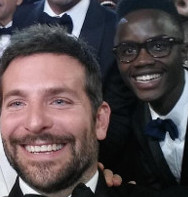
#> input picture colore/images/BC.jpeg, 188 x 197 px, found by its file name
$ jupyter execute --allow-errors SkinDetectionLAB.ipynb
#> lines starting #> are read from the running program, lines starting #| are printed output that depends on the picture; after the words box and inside, x2 and y2 are one past the last pixel; in counts of white or black regions, pixels touching at a corner belong together
# Skin detection

[cell 1]
import cv2 as cv2
import numpy as np
from matplotlib import pyplot as plt

# Prima foto

[cell 2]
img = cv2.imread('images/BC.jpeg')
#> img is the input picture: shape (197, 188, 3); mean B, G, R 78.5, 76, 86.5

RGB_img = cv2.cvtColor(img, cv2.COLOR_BGR2RGB)
plt.imshow(RGB_img);

[cell 3]
img = cv2.imread('images/BC.jpeg')

img1 = cv2.cvtColor(img, cv2.COLOR_BGR2GRAY)
img1 = cv2.medianBlur(img1,5)

plt.imshow(img1);

# sogliatura

[cell 4]
ret,th1 = cv2.threshold(img1,127,255,cv2.THRESH_BINARY)
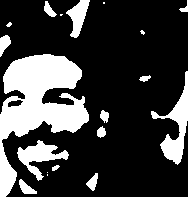
#> th1: shape (197, 188); 24% white; 19 white regions (6 under 20 px), largest, box (x1, y1, x2, y2) and area: (0, 54, 89, 197) 5680, (151, 71, 188, 165) 1109, (17, 140, 69, 181) 812

th2 = cv2.adaptiveThreshold(img1, 255,
                        cv2.ADAPTIVE_THRESH_MEAN_C, cv2.THRESH_BINARY, 21, 10)
#> th2: shape (197, 188); 67.7% white; 32 black regions (10 under 20 px), largest, box (x1, y1, x2, y2) and area: (1, 125, 91, 197) 2170, (120, 49, 188, 184) 1941, (0, 35, 95, 115) 1576
th3 = cv2.adaptiveThreshold(img1, 255,
                        cv2.ADAPTIVE_THRESH_GAUSSIAN_C, cv2.THRESH_BINARY, 21, 4)
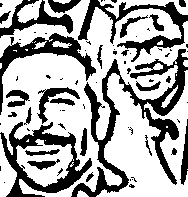
#> th3: shape (197, 188); 65.6% white; 73 black regions (47 under 20 px), largest, box (x1, y1, x2, y2) and area: (71, 49, 188, 197) 3886, (0, 122, 92, 197) 2171, (78, 0, 188, 62) 1654

titles = ['Original Image', 'Global Thresholding (v = 127)',
            'Adaptive Mean Thresholding', 'Adaptive Gaussian Thresholding']

images = [img1, th1, th2, th3]
for i in range(4):
    plt.subplot(2,2,i+1),plt.imshow(images[i],'gray')
    plt.title(titles[i])
    plt.xticks([]),plt.yticks([])
plt.show()

# HSV

[cell 5]
#RGB: (141, 85, 36)
#RGB: (255, 219, 172)

#HSV: (28, 74, 55)
#HSV: (33, 32, 100)

#YCrCb: (0, 133, 80)
#YCrCb: (80, 173, 120)

#converting to HSV
HSV_img = cv2.cvtColor(img, cv2.COLOR_BGR2HSV)
#> HSV_img: shape (197, 188, 3); mean H, S, V 77.3, 61.7, 92.5

# define the upper and lower boundaries of the HSV pixel
# intensities to be considered 'skin'
lower = np.array([0, 36, 40],np.uint8)
upper = np.array([61, 160, 255],np.uint8)

#create skin mask
skinMaskHSV = cv2.inRange(HSV_img, lower, upper)
#> skinMaskHSV: shape (197, 188); 25.6% white; 54 white regions (40 under 20 px), largest, box (x1, y1, x2, y2) and area: (1, 50, 122, 192) 7208, (0, 56, 24, 130) 883, (120, 48, 156, 75) 473

# blur the mask to help remove noise
skinMaskHSV = cv2.GaussianBlur(skinMaskHSV, (3, 3), 0)

#approximates the mask
kernel = cv2.getStructuringElement(cv2.MORPH_ELLIPSE, (11, 11))
skinMaskHSV = cv2.erode(skinMaskHSV, kernel, iterations =0)
skinMaskHSV = cv2.dilate(skinMaskHSV, kernel, iterations =2)
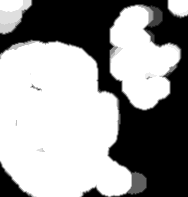
#> skinMaskHSV: shape (197, 188); min 0, max 255, mean 152.6

# apply the mask to the frame
HSV_skin = cv2.bitwise_not(img, mask = skinMaskHSV)
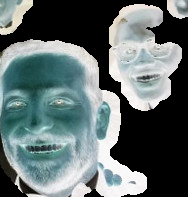
#> HSV_skin: shape (197, 188, 3); mean B, G, R 110.3, 110.2, 97.6
HSV_skin = cv2.bitwise_not(HSV_skin, mask = None)
HSV_skin = cv2.cvtColor(HSV_skin, cv2.COLOR_BGR2RGB)

# YCrCb

[cell 6]
#set the parameters to detect skin color
lower= np.array([11, 122, 129],np.uint8)
upper= np.array([161, 155, 155],np.uint8)

#get image
YCrCb_img = cv2.cvtColor(img,cv2.COLOR_BGR2YCR_CB)
#> YCrCb_img: shape (197, 188, 3); mean of channels 0, 1, 2 79.4, 133.1, 127.5

#create skin mask
skinMaskYCrCb = cv2.inRange(YCrCb_img , lower, upper)
#> skinMaskYCrCb: shape (197, 188); 29.7% white; 48 white regions (39 under 20 px), largest, box (x1, y1, x2, y2) and area: (0, 0, 188, 115) 7045, (106, 64, 188, 182) 2316, (137, 19, 176, 52) 563

# blur the mask to help remove noise
skinMaskYCrCb = cv2.GaussianBlur(skinMaskYCrCb, (3, 3), 0)

#approximates the mask
kernel = cv2.getStructuringElement(cv2.MORPH_ELLIPSE, (11, 11))

skinMaskYCrCb = cv2.dilate(skinMaskYCrCb, kernel, iterations = 2)
skinMaskYCrCb = cv2.erode(skinMaskYCrCb, kernel, iterations = 3)
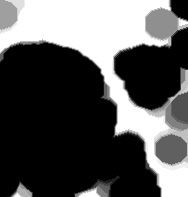
#> skinMaskYCrCb: shape (197, 188); min 0, max 255, mean 87.8

#applies the mask to the image
YCrCb_skin = cv2.bitwise_not(img, mask = skinMaskYCrCb)
YCrCb_skin = cv2.bitwise_xor(YCrCb_skin, img, mask = None)
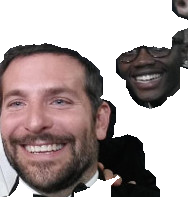
#> YCrCb_skin: shape (197, 188, 3); mean B, G, R 157.3, 158, 170.3

#convert the image into RGB
YCrCb_skin = cv2.cvtColor(YCrCb_skin, cv2.COLOR_BGR2RGB)

[cell 7]
plt.figure(figsize=(15,5))

titles = ['Original Image', 'Skin using HSV',
            'Skin using YCrCb']

images = [RGB_img, HSV_skin, YCrCb_skin]
for i in range(3):
    plt.subplot(1,3,i+1),plt.imshow(images[i])
    plt.title(titles[i])
    plt.xticks([]),plt.yticks([])
plt.show()

# Seconda foto

[cell 8]
img2 = cv2.imread('images/Eminem.jpg')
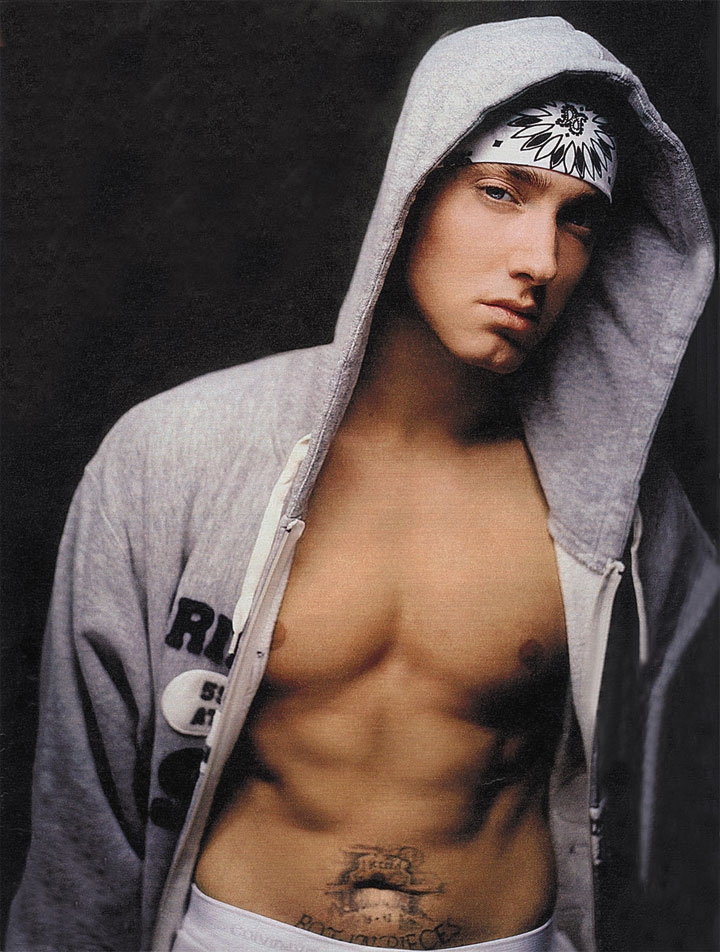
#> input picture colore/images/Eminem.jpg, 720 x 952 px, found by its file name
#> img2 is the input picture: shape (952, 720, 3); mean B, G, R 73.8, 78.3, 91.9

img1 = cv2.cvtColor(img2, cv2.COLOR_BGR2GRAY)
#> img1: shape (952, 720)
img1 = cv2.medianBlur(img1,5)

RGB_img2 = cv2.cvtColor(img2, cv2.COLOR_BGR2RGB)

plt.imshow(RGB_img2);

# HSV

[cell 9]
#converting to HSV
HSV_img2 = cv2.cvtColor(img2 , cv2.COLOR_BGR2HSV)
#> HSV_img2: shape (952, 720, 3); mean H, S, V 94.8, 46.7, 93.1

# define the upper and lower boundaries of the HSV pixel
# intensities to be considered 'skin'
lower = np.array([0, 46, 40],np.uint8)
upper = np.array([61, 180, 220],np.uint8)

#create skin mask
skinMaskHSV2 = cv2.inRange(HSV_img2, lower, upper)
#> skinMaskHSV2: shape (952, 720); 25.2% white; 302 white regions (289 under 20 px), largest, box (x1, y1, x2, y2) and area: (195, 162, 596, 950) 168619, (173, 706, 250, 874) 1778, (386, 163, 441, 264) 385

# blur the mask to help remove noise
skinMaskHSV2 = cv2.GaussianBlur(skinMaskHSV2, (3, 3), 0)

#approximates the mask
kernel = cv2.getStructuringElement(cv2.MORPH_ELLIPSE, (11, 11))
skinMaskHSV2 = cv2.erode(skinMaskHSV2, kernel, iterations =1)
skinMaskHSV2 = cv2.dilate(skinMaskHSV2, kernel, iterations =1)

# apply the mask to the frame
HSV_skin2 = cv2.bitwise_not(img2 , mask = skinMaskHSV2)
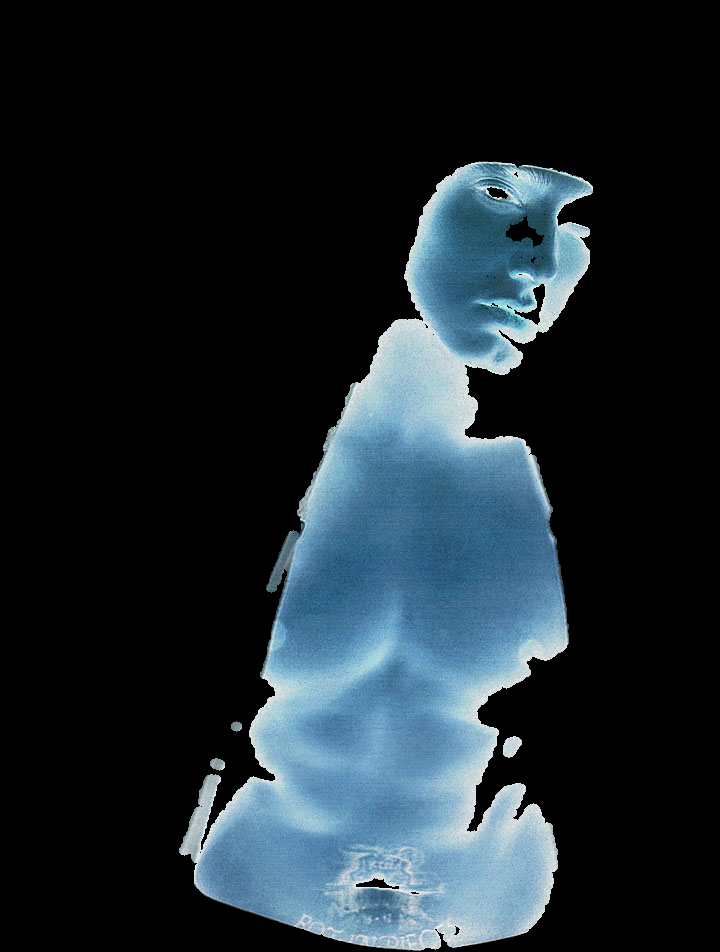
#> HSV_skin2: shape (952, 720, 3); mean B, G, R 46.7, 40, 29
HSV_skin2 = cv2.bitwise_not(HSV_skin2, mask = None)
HSV_skin2 = cv2.cvtColor(HSV_skin2, cv2.COLOR_BGR2RGB)

# YCrCb

[cell 10]
#set the parameters to detect skin color
lower= np.array([11, 100, 124],np.uint8)
upper= np.array([255, 173, 145],np.uint8)

#get image
YCrCb_img2 = cv2.cvtColor(img2, cv2.COLOR_BGR2YCR_CB)
#> YCrCb_img2: shape (952, 720, 3); mean of channels 0, 1, 2 81.8, 135.2, 123.4

#create skin mask
skinMaskYCrCb2 = cv2.inRange(YCrCb_img2 , lower, upper)
#> skinMaskYCrCb2: shape (952, 720); 74.2% white; 1316 black regions (1289 under 20 px), largest, box (x1, y1, x2, y2) and area: (179, 326, 573, 950) 146902, (408, 162, 596, 373) 25210, (360, 192, 416, 343) 548

# blur the mask to help remove noise
skinMaskYCrCb2 = cv2.GaussianBlur(skinMaskYCrCb2, (3, 3), 0)

#approximates the mask
kernel = cv2.getStructuringElement(cv2.MORPH_ELLIPSE, (11, 11))

skinMaskYCrCb2 = cv2.erode(skinMaskYCrCb2, kernel, iterations = 1)
skinMaskYCrCb2 = cv2.dilate(skinMaskYCrCb2, kernel, iterations = 1)

#applies the mask to the image
YCrCb_skin2 = cv2.bitwise_not(img2, mask = skinMaskYCrCb2)
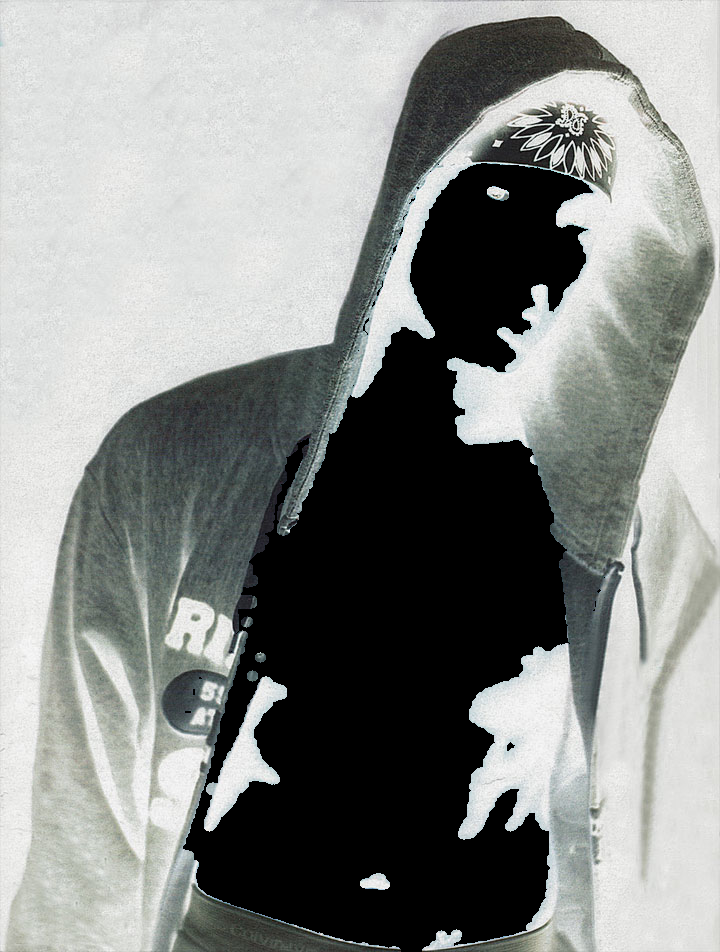
#> YCrCb_skin2: shape (952, 720, 3); mean B, G, R 137.8, 140, 137.3
YCrCb_skin2 = cv2.bitwise_xor(YCrCb_skin2, img2, mask = None)
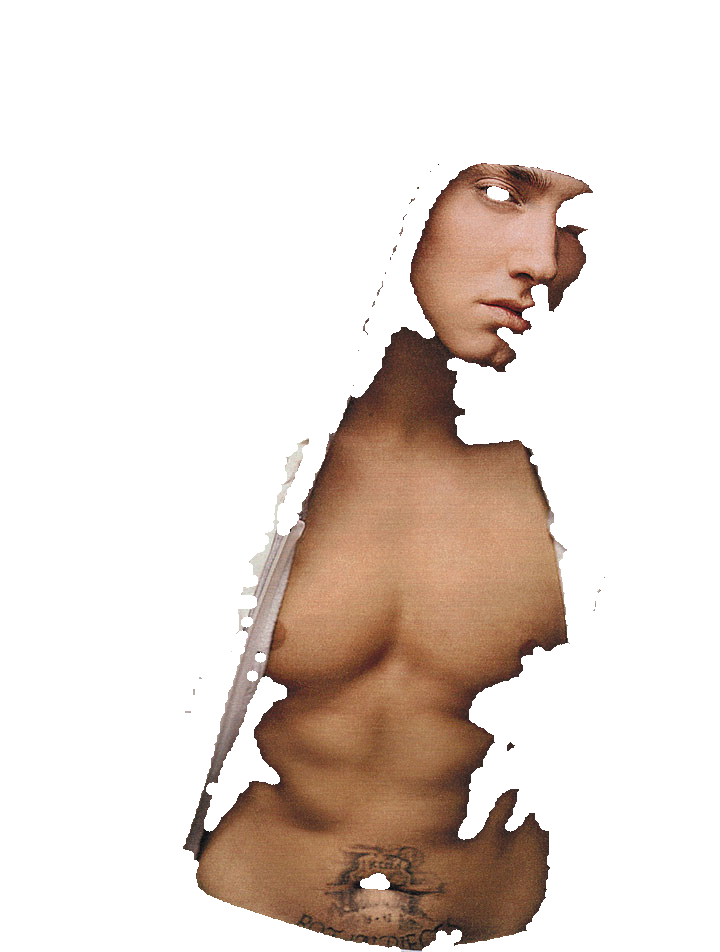
#> YCrCb_skin2: shape (952, 720, 3); mean B, G, R 211.5, 218.3, 229.2

#convert the image into RGB
YCrCb_skin2 = cv2.cvtColor(YCrCb_skin2, cv2.COLOR_BGR2RGB)

[cell 11]
plt.figure(figsize=(15,5))

titles = ['Original Image', 'Skin using HSV',
            'Skin using YCrCb']

images = [RGB_img2, HSV_skin2, YCrCb_skin2]
for i in range(3):
    plt.subplot(1,3,i+1),plt.imshow(images[i])
    plt.title(titles[i])
    plt.xticks([]),plt.yticks([])
plt.show()
